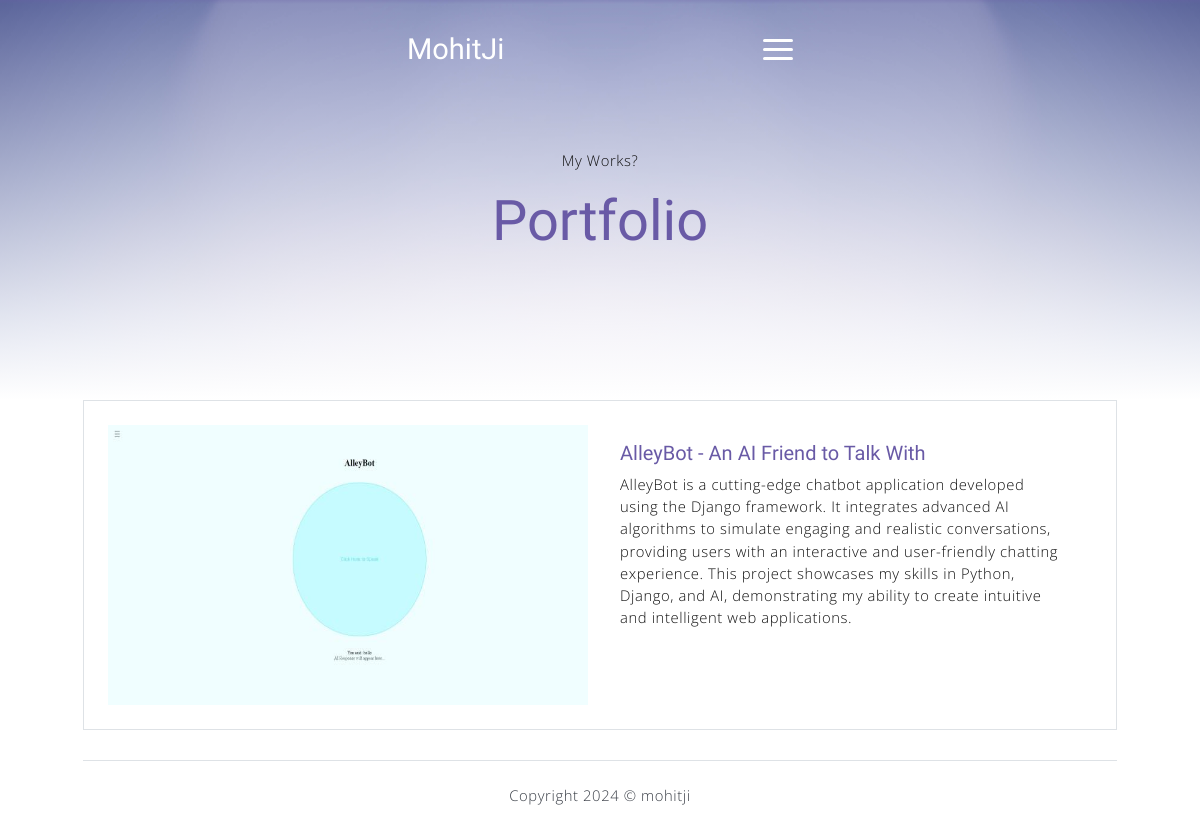
The app's page /portfolio with its own data.
### projects/models.py (models this page shows, shortened)
class Projects(models.Model):
    project_id = models.AutoField(primary_key=True,unique=True)
    project_name = models.CharField(max_length=80)
    project_description = models.CharField(max_length=200)
    project_Sills = models.CharField(max_length=200)
    project_live_link = models.CharField(max_length=200)
    project_github_link = models.CharField(max_length=200)
    image_1 = models.ImageField(upload_to='static/project_images/')  # Define the image field
    image_2 = models.ImageField(upload_to='static/project_images/')  # Define the image field

### mohitji/views.py (the view)
# urls.py: path("portfolio",portfolio),
def portfolio(request):
    project_data = Projects.objects.all()
    return render(request,"portfolio.html",{'project_data':project_data})

### templates/portfolio.html (shortened to what this page needs)
{% load static %}
<!DOCTYPE html>
<html lang="en">
<head>
    {% include 'partials/head.html' %}
</head>
<body data-spy="scroll" data-target=".navbar" data-offset="40" id="home">
    {% include 'partials/navbar.html' %}
    <header id="home" class="header" style="min-height: 50vh; height: 50vh;">
        <div class="overlay"></div>
        <div class="header-content container row">
            <div class="col d-flex m-auto " style="flex-direction: column;">
                <p class="section-subtitle" style="text-align: center;">My Works?</p>
                <h2 class="section-title mb-3" style="font-size: 7vh; text-align: center;">Portfolio</h2>
            </div>
        </div>
    </header>
    <section class="section" style="padding: 0%;" id="blog">
        <div class="container text-center">
            {% for project in project_data %}
            <div class="blog-card p-4">
                <div class="">
                    <a href="/project_{{project.project_id}}">
                        <img style="width: 60vh; height: 35vh;" src="{{project.image_1}}" class="portfolio-card-img"
                            alt="">
                    </a>
                </div>
                <div class="blog-card-body" style="padding: 2vh 4vh;">
                    <a href="/project_{{project.project_id}}">
                        <h5 class="blog-card-title">{{ project.project_name }}</h6>
                    </a>
                    <p>AlleyBot is a cutting-edge chatbot application developed using the Django framework. It
                        integrates advanced AI algorithms to simulate engaging and realistic conversations,
                        providing users with an interactive and user-friendly chatting experience. This project
                        showcases my skills in Python, Django, and AI, demonstrating my ability to create intuitive
                        and intelligent web applications.</p>
                </div>
            </div>
            {% endfor %}
        </div>
    </section>
    {% include 'partials/footer.html' %}
</body>
</html>

### records on screen
Projects: image_1 (picture), project_name "AlleyBot - An AI Friend to Talk With"
